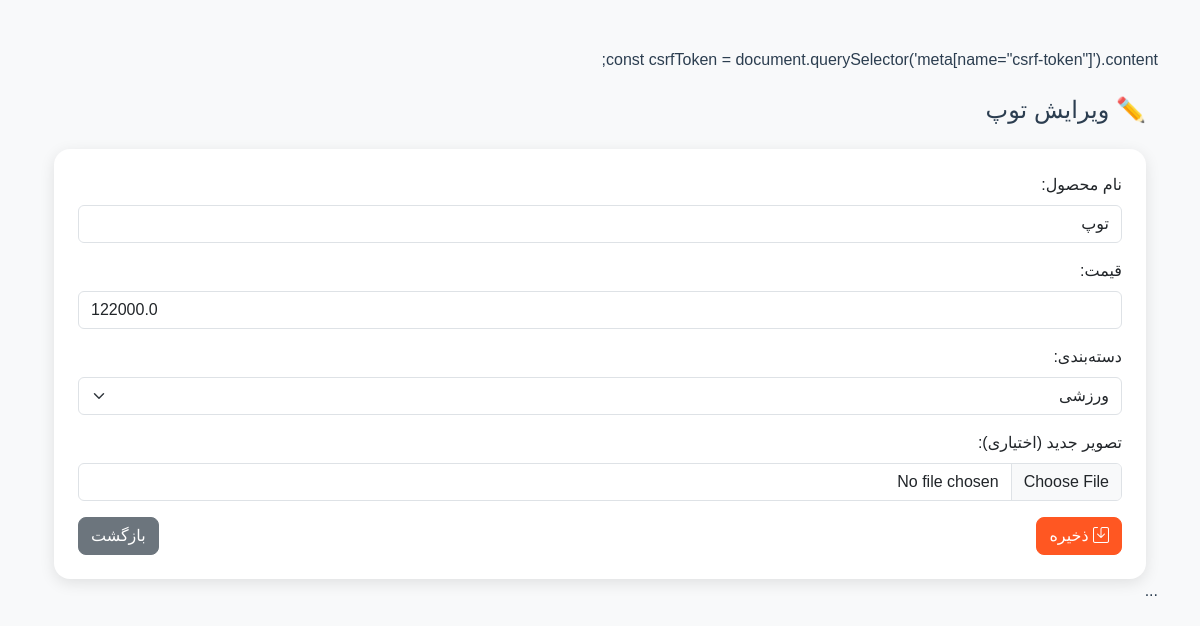
The app's page /edit/4 with its own data.
### shop_admin_panel/app.py (models this page shows)
class Product(db.Model):
    id = db.Column(db.Integer, primary_key=True)
    name = db.Column(db.String(100), nullable=False)
    price = db.Column(db.Float, nullable=False)
    category = db.Column(db.String(50))
    image = db.Column(db.String(200), nullable=True)
    description = db.Column(db.Text, nullable=True)
    expiration_date = db.Column(db.Date, nullable=True)
    stock = db.Column(db.Integer, default=0)
    created_at = db.Column(db.DateTime, default=datetime.utcnow)

### shop_admin_panel/app.py (the view, shortened to what this page needs)
@app.route('/edit/<int:product_id>', methods=['GET', 'POST'])
def edit_product(product_id):
    product = Product.query.get_or_404(product_id)
    categories = ['وسیله نقلیه', 'پوشاک', 'خوراکی', 'لوازم خانگی', 'الکترونیکی', 'دیجیتال', 'ورزشی']
    return render_template('edit_product.html', product=product, categories=categories)

### shop_admin_panel/templates/edit_product.html (shortened to what this page needs)
<!DOCTYPE html>
<html lang="fa">
<head><meta charset="UTF-8" /><title>ویرایش محصول</title><link href="https://cdn.jsdelivr.net/npm/bootstrap@5.3.0/dist/css/bootstrap.min.css" rel="stylesheet" /></head>
<body class="container mt-5">
{% extends 'base.html' %}
{% block content %}
<h4 class="mb-4">✏️ ویرایش {{ product.name }}</h4>
<form method="post" enctype="multipart/form-data" class="card p-4">
    <div class="mb-3">
        <label class="form-label">نام محصول:</label>
        <input type="text" name="name" value="{{ product.name }}" class="form-control" required>
    </div>
    <div class="mb-3">
        <label class="form-label">قیمت:</label>
        <input type="number" step="0.01" name="price" value="{{ product.price }}" class="form-control" required>
    </div>
    <div class="mb-3">
        <label class="form-label">دسته‌بندی:</label>
        <select name="category" class="form-select">
            {% for cat in categories %}
                <option value="{{ cat }}" {% if product.category == cat %}selected{% endif %}>{{ cat }}</option>
            {% endfor %}
        </select>
    </div>
    <div class="mb-3">
        <label class="form-label">تصویر جدید (اختیاری):</label>
        <input type="file" name="image" class="form-control">
    </div>
    <div class="d-flex justify-content-between">
        <button class="btn btn-primary"><i class="bi bi-save"></i> ذخیره</button>
        <a href="{{ url_for('dashboard') }}" class="btn btn-secondary">بازگشت</a>
    </div>
</form>
{% endblock %}

### shop_admin_panel/templates/base.html (style rules this page uses)
:root { --primary-color: #2c3e50; --accent-color: #ff5722; --light-bg: #f8f9fa; --card-radius: 16px; }
body { background: var(--light-bg); color: var(--primary-color); font-family: "Vazir", sans-serif; }
.btn-primary { background-color: var(--accent-color); border-color: var(--accent-color); }
.card { border: none; border-radius: var(--card-radius); overflow: hidden; box-shadow: 0 4px 15px rgba(0,0,0,0.1); transition: transform 0.3s ease, box-shadow 0.3s ease; }
.btn { border-radius: 8px; }

### records on screen
Product: name "توپ", price "122000.0", category "ورزشی"
